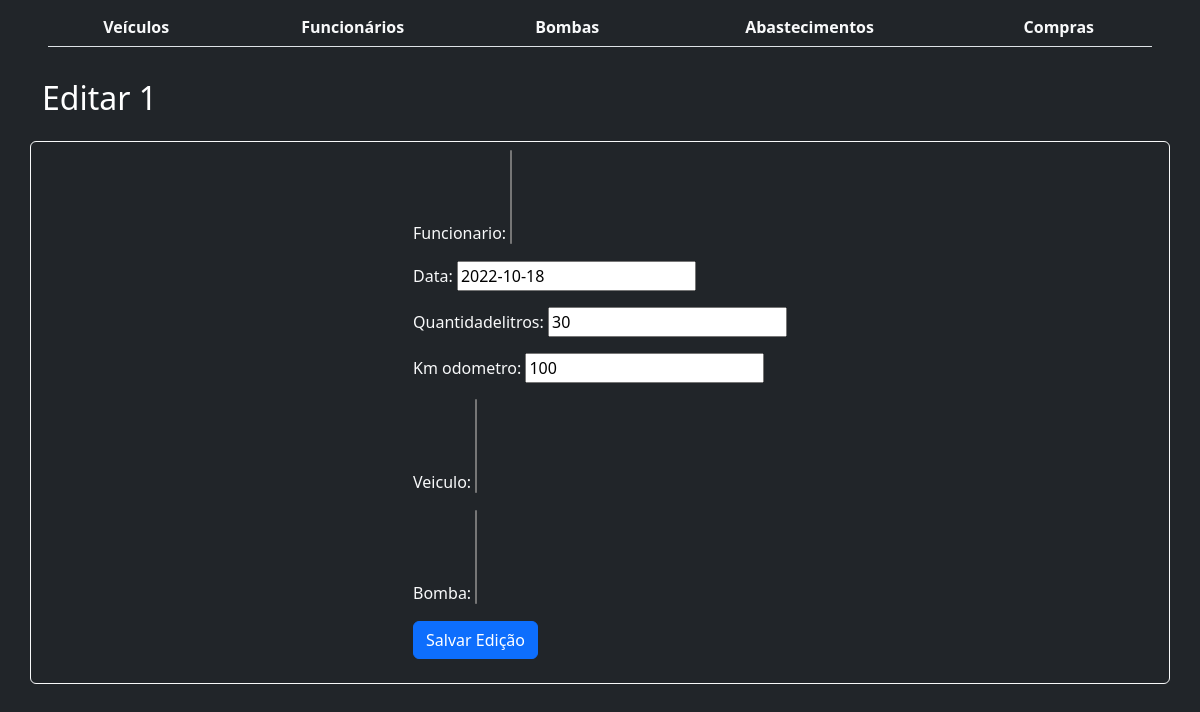
Before: /editarabast/1 with the older database file.
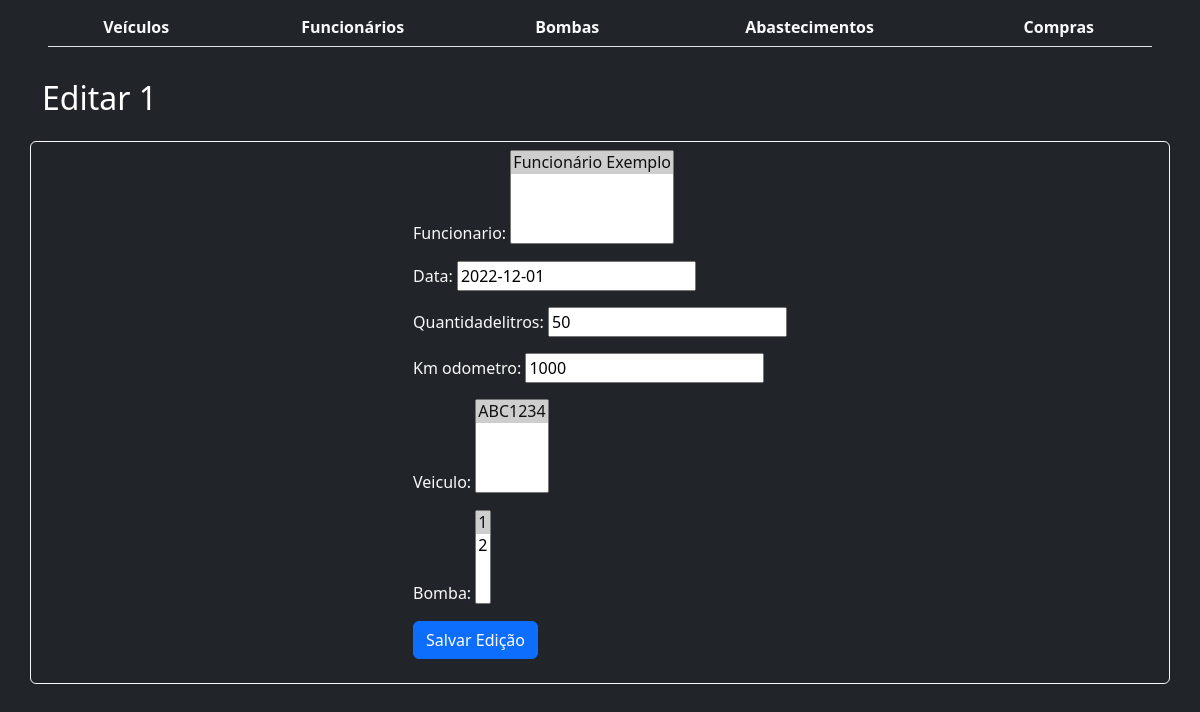
After: the same page with the newer database file.
### Abastecimento/models.py (models this page shows)
class Abastecimento(models.Model):
    funcionario = models.ManyToManyField(Funcionario)
    data = models.DateField()
    quantidadelitros = models.PositiveSmallIntegerField()
    km_odometro = models.PositiveSmallIntegerField()
    veiculo = models.ManyToManyField(Veiculo)
    bomba = models.ManyToManyField(Bomba)
    def __str__(self):
        pkstr = str(self.pk)
        return pkstr

### Abastecimento/views.py (the view)
# urls.py: path('editarabast/<int:pk>', UpdateAbastecimento.as_view(success_url='/abastecimento/'), name='editar_abast'),
class UpdateAbastecimento(UpdateView):
    model = Abastecimento
    fields = ['funcionario','data', 'quantidadelitros', 'km_odometro', 'veiculo','bomba']
    template_name = 'abastecimento/update.html'

### Abastecimento/models.py (called while the page is built)
    def __str__(self):
        return self.nome

    def __str__(self):
        return self.placa

    def __str__(self):
        pkstr = str(self.pk)
        return pkstr

### Abastecimento/templates/abastecimento/Update.html (shortened to what this page needs)
{% extends "abastecimento/base.html" %}
{% block body %}
<nav class="navbar bg-dark" style="color:white;">
    <div class="container">
        <h2>Editar {{ object }}</h2>
    </div>
</nav>
<div class="container p-2 mt-2 bg-dark justify-content-center border border-light rounded">
    <div class="d-flex justify-content-center text-light">
        <form method="post">
            {{ form.as_p }}
            <button class="btn btn-primary" type="submit" value="Update">Salvar Edição</button>
        </form>
    </div>
</div>
{% endblock %}

Changed rows visible on the page:
changed Abastecimento id 1: data "2022-10-18" → "2022-12-01"; quantidadelitros "30" → "50"; km_odometro "100" → "1000"
Other visible differences:
form field funcionario: (not shown) → "Funcionário Exemplo ☑"
form field veiculo: (not shown) → "ABC1234 ☑"
form field bomba: (not shown) → "1 ☑ / 2"
